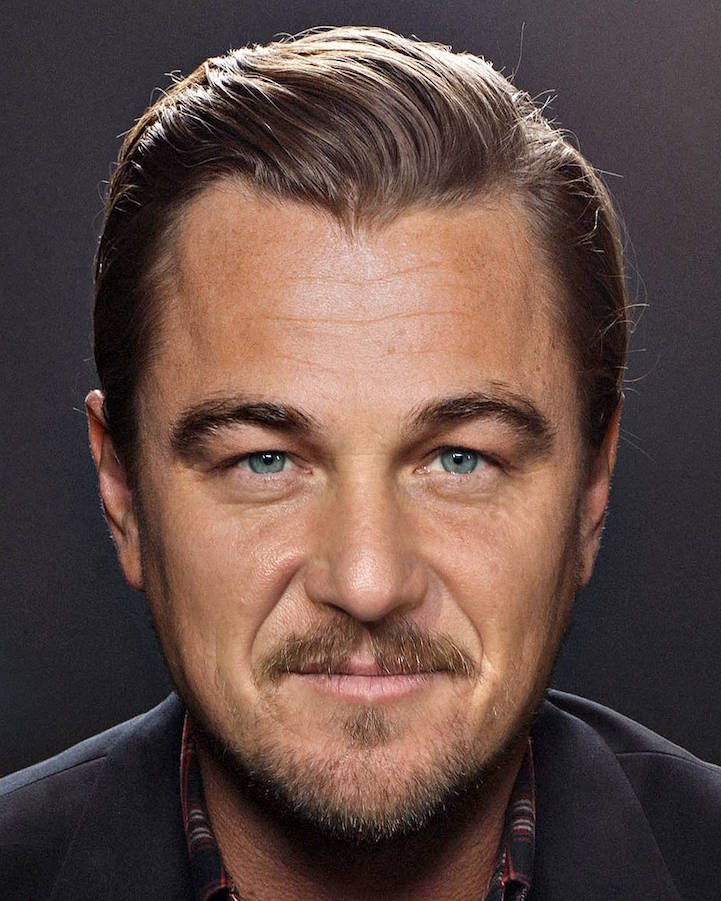
#> input picture data/dude1.jpg, 721 x 901 px
$ python -i faces.py   (imports and definitions only)
#> lines starting #> are read from the running program, lines starting #| are printed output that depends on the picture
#import required libraries
#import OpenCV library
import cv2

def getFaceList(imgpath):
#> called with imgpath = 'data/dude1.jpg'
    cascPath = "haarcascade_frontalface_default.xml"

    test1 = cv2.imread(imgpath)
#> test1 is the input picture: shape (901, 721, 3); mean B, G, R 69.7, 75.7, 98.6
    gray_img = cv2.cvtColor(test1, cv2.COLOR_BGR2GRAY)
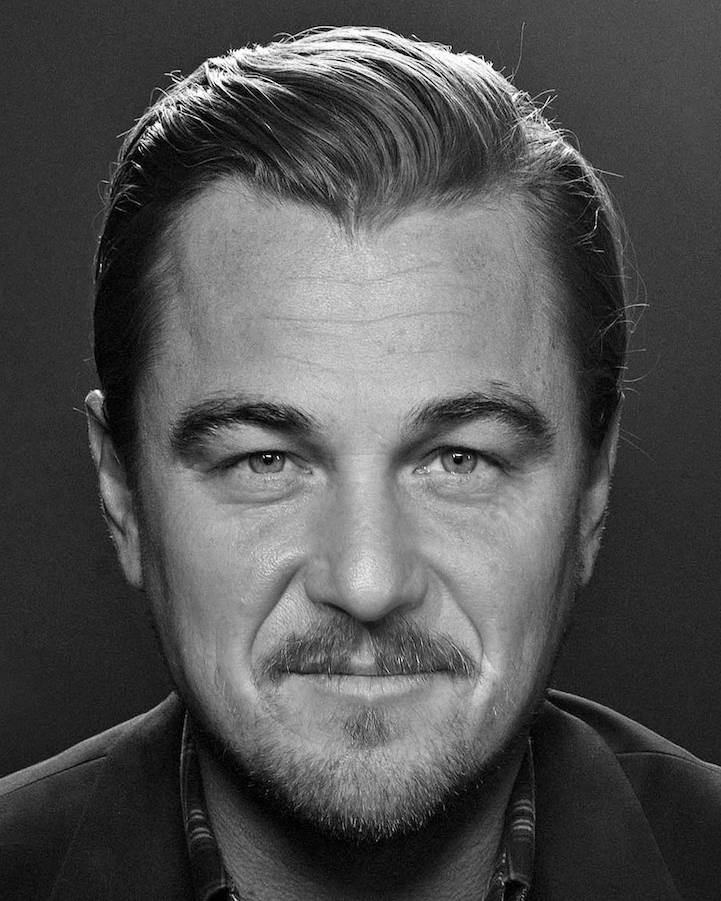
#> gray_img: shape (901, 721); min 0, max 255, mean 81.9
    equal_img = cv2.equalizeHist(gray_img)
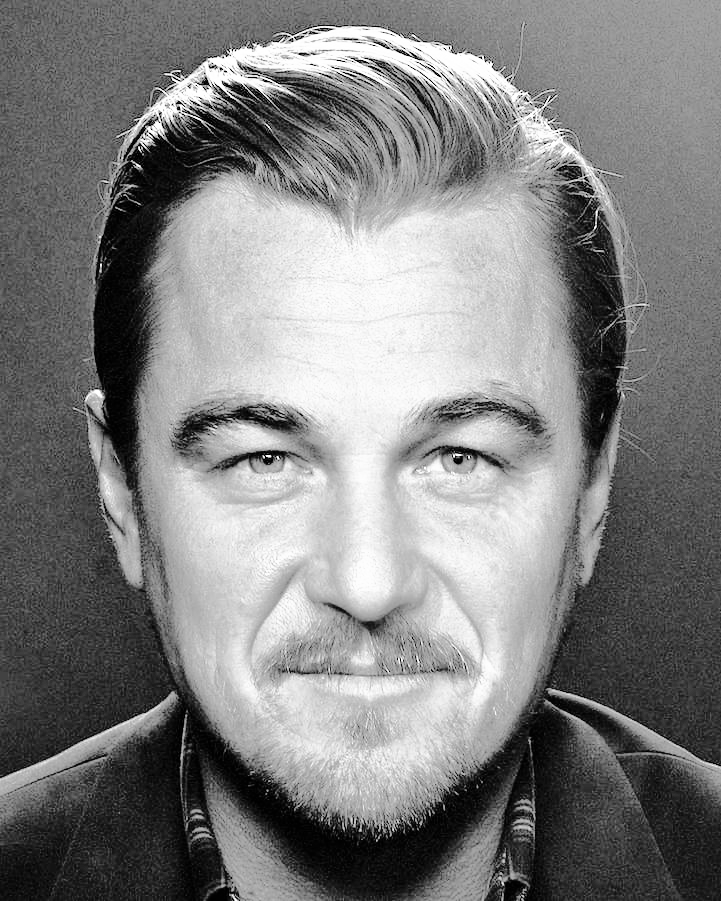
#> equal_img: shape (901, 721); min 0, max 255, mean 128.4


    faceCascade = cv2.CascadeClassifier(cascPath)


    faces = faceCascade.detectMultiScale(
        equal_img,
        scaleFactor=1.1,
        minNeighbors=5
    )
#> faces = [[98, 246, 537, 537]]


    croppedfaces = []

    for (x, y, w, h) in faces:
        croppedfaces.append((x, y, w, h))
#> this loop made 1 pass
#> after the loop, croppedfaces = [(98, 246, 537, 537)]

    return croppedfaces

def getEyeList(face):
    cascPath = "haarcascade_eyes.xml"
    grayFace = cv2.cvtColor(face, cv2.COLOR_BGR2GRAY)
    eyeCascade = cv2.CascadeClassifier(cascPath)
    eyes = eyeCascade.detectMultiScale(grayFace)

    croppedeyes = []

    for (ex,ey,ew,eh) in eyes:
        croppedeyes.append((ex,ey,ew,eh))


    return croppedeyes

>>> result = getFaceList('data/dude1.jpg')
#> result = [(98, 246, 537, 537)]

$ run again, on data/dude2.jpg
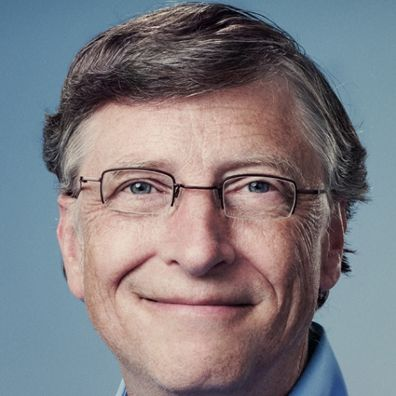
#> input picture data/dude2.jpg, 396 x 396 px
#> in getFaceList, test1 is the input picture: shape (396, 396, 3); mean B, G, R 129.2, 124.5, 128.1
#> in getFaceList, `gray_img = cv2.cvtColor(test1, cv2.COLOR_BGR2GRAY)`:
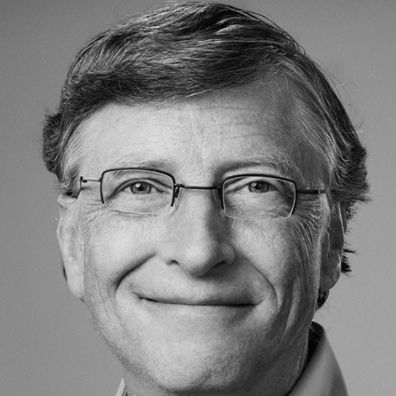
#> gray_img: shape (396, 396); min 0, max 224, mean 126.1
#> in getFaceList, `equal_img = cv2.equalizeHist(gray_img)`:
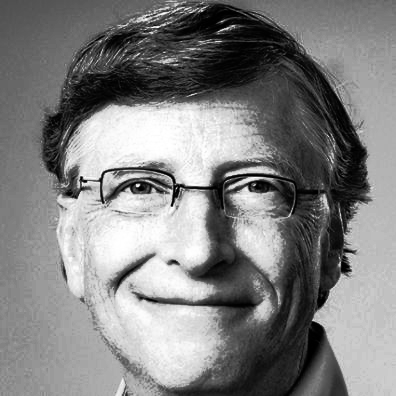
#> equal_img: shape (396, 396); min 0, max 255, mean 128.4
#> faces = [[47, 81, 279, 279]]
#> the loop in getFaceList, `for (x, y, w, h) in faces:` made 1 pass
#> after the loop in getFaceList, `for (x, y, w, h) in faces:`: croppedfaces = [(47, 81, 279, 279)]

$ run again, on data/dude3.jpg
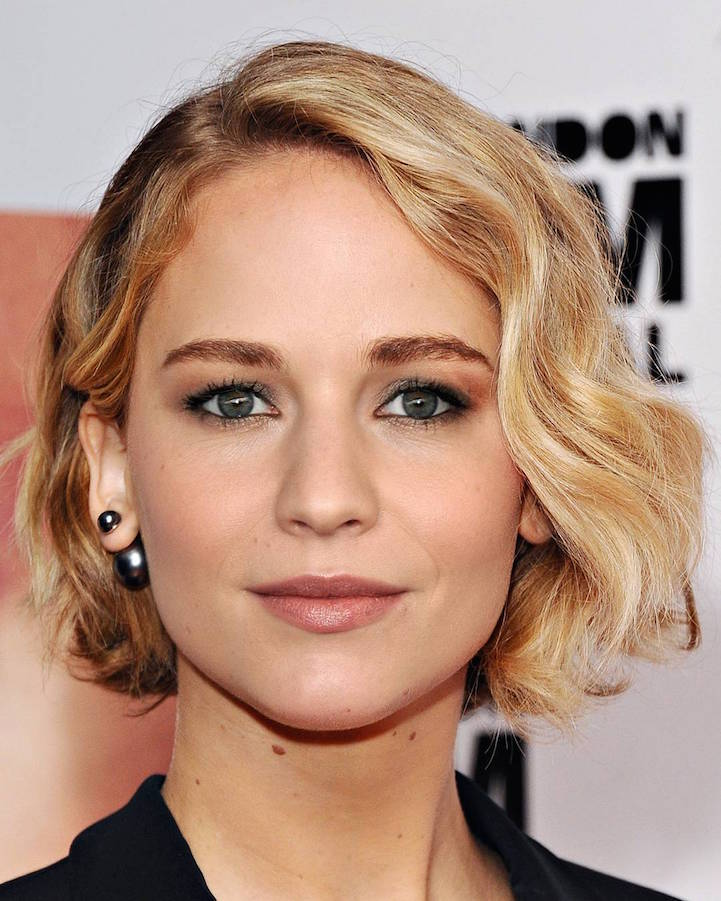
#> input picture data/dude3.jpg, 721 x 901 px
#> in getFaceList, test1 is the input picture: shape (901, 721, 3); mean B, G, R 124.8, 143.5, 179
#> in getFaceList, `gray_img = cv2.cvtColor(test1, cv2.COLOR_BGR2GRAY)`:
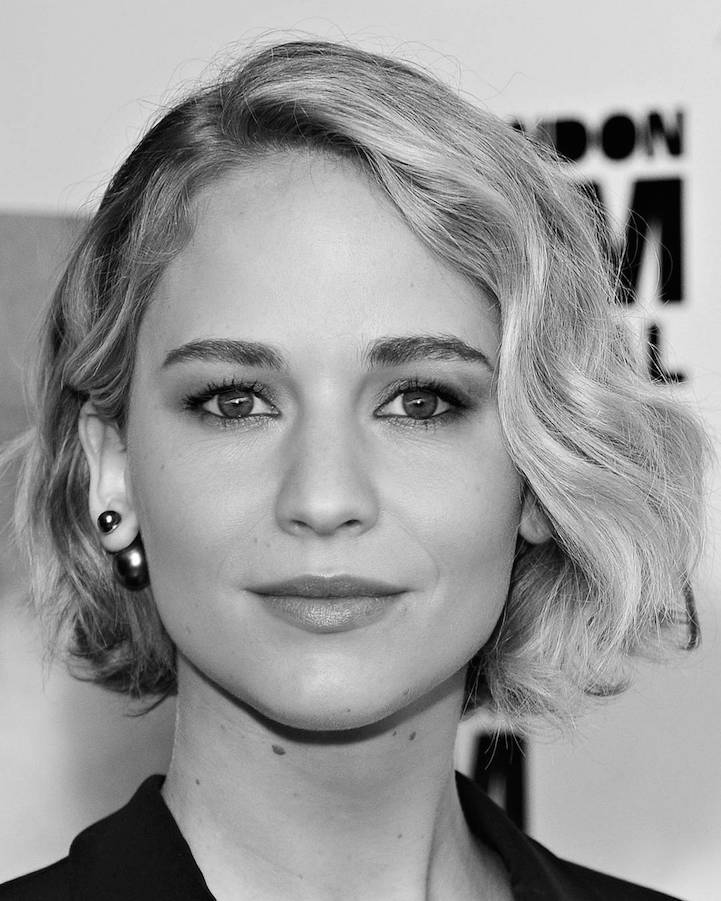
#> gray_img: shape (901, 721); min 0, max 255, mean 152
#> in getFaceList, `equal_img = cv2.equalizeHist(gray_img)`:
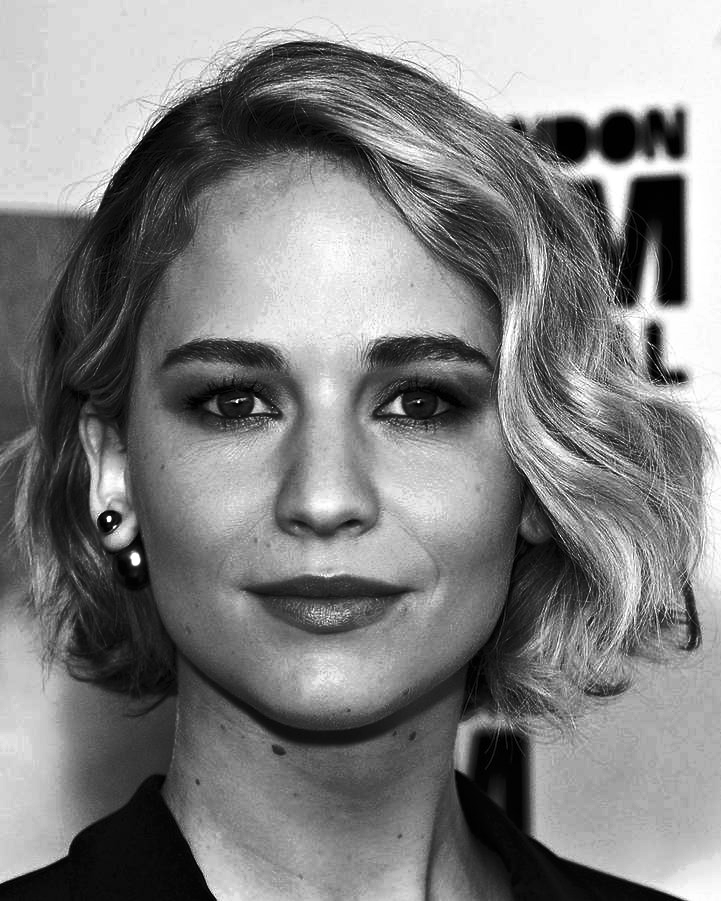
#> equal_img: shape (901, 721); min 0, max 255, mean 128.4
#> faces = [[87, 219, 473, 473]]
#> the loop in getFaceList, `for (x, y, w, h) in faces:` made 1 pass
#> after the loop in getFaceList, `for (x, y, w, h) in faces:`: croppedfaces = [(87, 219, 473, 473)]

$ run again, on data/dude4.jpg
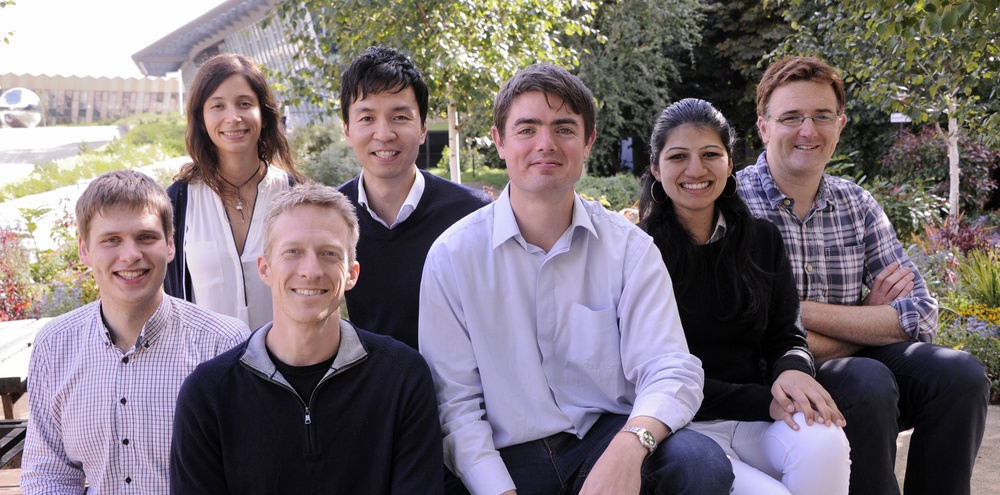
#> input picture data/dude4.jpg, 1000 x 495 px, shrunk from 2400 x 1189 before the run
#> in getFaceList, test1 is the input picture: shape (495, 1000, 3); mean B, G, R 120.2, 114.8, 125.1
#> in getFaceList, `gray_img = cv2.cvtColor(test1, cv2.COLOR_BGR2GRAY)`:
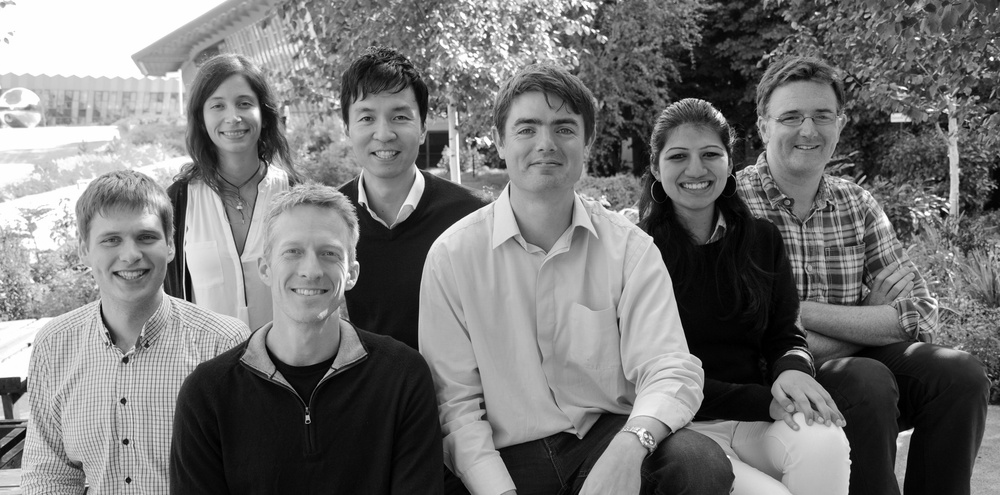
#> gray_img: shape (495, 1000); min 0, max 255, mean 118.5
#> in getFaceList, `equal_img = cv2.equalizeHist(gray_img)`:
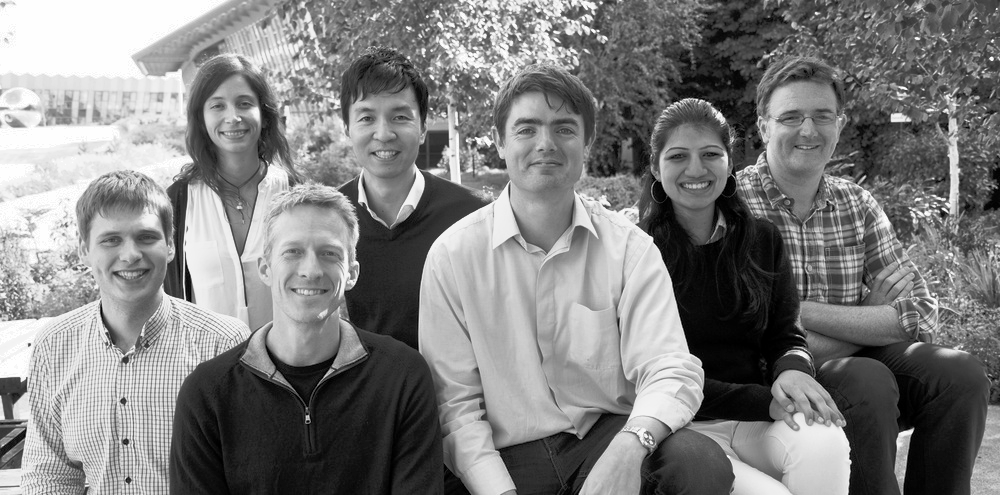
#> equal_img: shape (495, 1000); min 0, max 255, mean 128.1
#> faces = [[196, 78, 72, 72], [653, 124, 82, 82], [761, 86, 81, 81], [338, 82, 90, 90], [86, 205, 91, 91], [497, 92, 96, 96], [264, 217, 96, 96], [750, 374, 108, 108]]
#> the loop in getFaceList, `for (x, y, w, h) in faces:` made 8 passes
#> after the loop in getFaceList, `for (x, y, w, h) in faces:`: croppedfaces = [(196, 78, 72, 72), (653, 124, 82, 82), (761, 86, 81, 81), (338, 82, 90, 90), (86, 205, 91, 91), (497, 92, 96, 96), (264, 217, 96, 96), (750, 374, 108, 108)]
#> result has the same summary as croppedfaces in getFaceList
